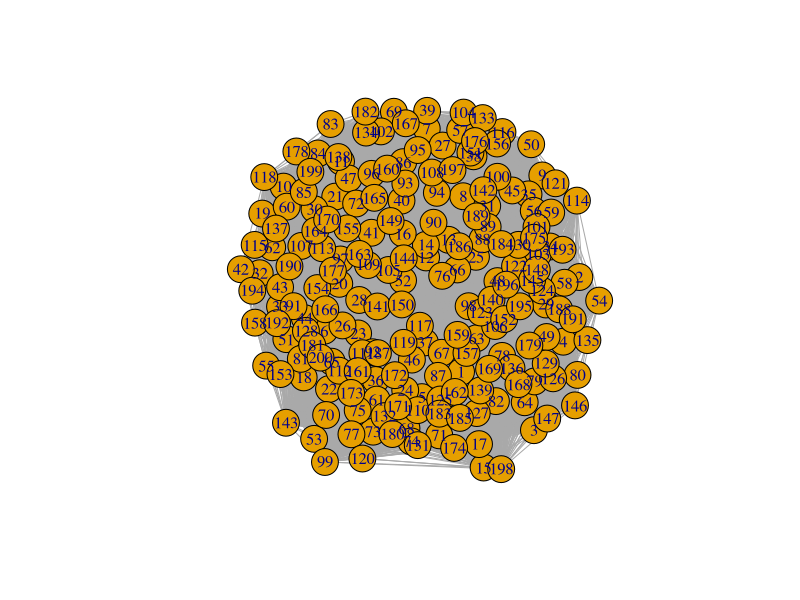
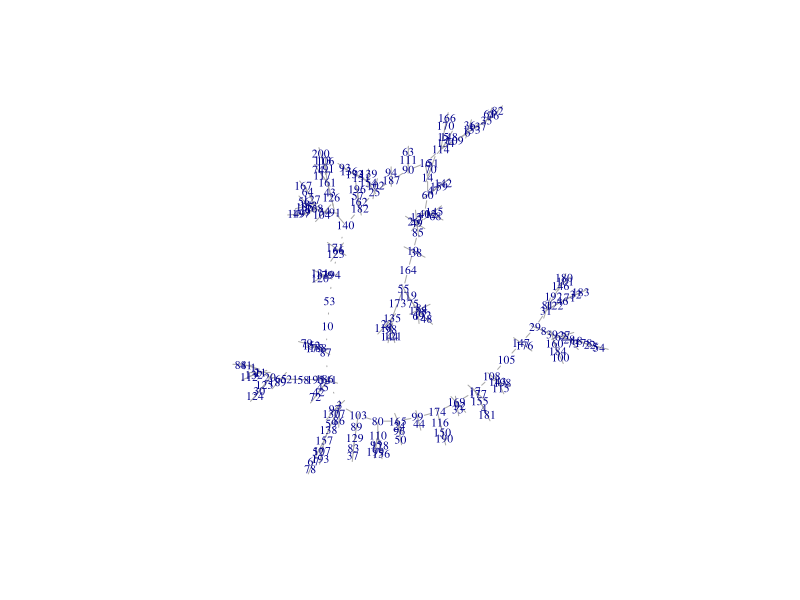

R code for these plots, in order:
# Alumna: ALEJANDRA GUZMÁN DIMAS

# T1_04_REDES COMPLEJAS(1) - VisiÛn de redes complejas - parte 1

# Objetivo: Estimar el Maximum Spanning Tree -·rbol de expansiÛn m·xima- (asegurar una visiÛn clara del espacio-producto)
# Red troncal: Estructura general de la red: vamos a poder v. redes complejas

# Regla 1: mantener n-1 conexiones como m·ximo
# Regla 2: Quitar las conexiones con el peso m·s bajo, nos vamos quedar con las del peso m·ximo (menos conexiones)
# Regla 3: No crear nodos aislados
# ------------------------------------------------------------------------------------------------------
# En este ejercicio vamos a:
# 1. Usar un matriz hipotetica de datos
# 2. Graficar sus prÛximos adyacentes


##################################################################
# practica 3: VisiÛn clara del espacio-producto: CASO HIPOT…TICO #
##################################################################

# 1)la visualizaciÛn del espacio - producto sea una red conectada: evitar islas de productos aislados. 
# 2)PROBLEMA: tratar de visualizar demasiados enlaces puede crear una complejidad visual innecesaria 
# donde se obstruir·n las conexiones m·s relevantes.
#calculamos el ·rbol de expansiÛn m·xima (MST) de la matriz de proximidad. 
# MST es el conjunto de enlaces que conecta todos los nodos de la red utilizando un n˙mero mÌnimo de conexiones
# y la suma m·xima posible de proximidades. 
#Calculamos el MST usando el algoritmo de Kruskal: B·sicamente, el algoritmo clasifica los valores de la matriz
# de proximidad en orden descendente y luego incluye enlaces en el MST si y solo si conectan un producto aislado. 
#Por definiciÛn, el MST incluye todos los productos, pero el n˙mero de enlaces es el mÌnimo posible.
#DespuÈs de seleccionar los enlaces utilizando los criterios mencionados anteriormente, 
# construimos una visualizaciÛn utilizando un algoritmo de diseÒo dirigido por la fuerza. 

#crear una matriz aleatoria de 200*200
M<-matrix(runif(200*200, min=0, max=100), ncol=200)
diag(M)<-0
head(M[,1:6])
dim(M)

install.packages("igraph")
library (igraph)


#grafica la matriz
g=graph.adjacency(M,mode="undirected",weighted = TRUE)
plot(g)


#Transforma la matriz en en NEGATIVA y para identificar los m·ximos
M<- -M
head(M[,1:6])


#grafica nueva con matriz negativa, ver el espacio-producto, tecnolÛgico 
g=graph.adjacency(M, mode="undirected", weighted = TRUE)
MST=minimum.spanning.tree(g)
plot(MST, vertex.shape="none", vertex.label.cex=.7)

# matriz de adyacencias (nuevo relacionamiento)
A <- get.adjacency(MST, sparse = F)

# ver las aristas que hay entre los nodos
head(A)


#VER LAS ARISTAS(PESOS)


#nodos n-1
write.graph(MST, file = "g.gml", format = "gml")

#exportar resultados para cytoscape o gephi
write.csv(A, file="Adyacentes.csv")